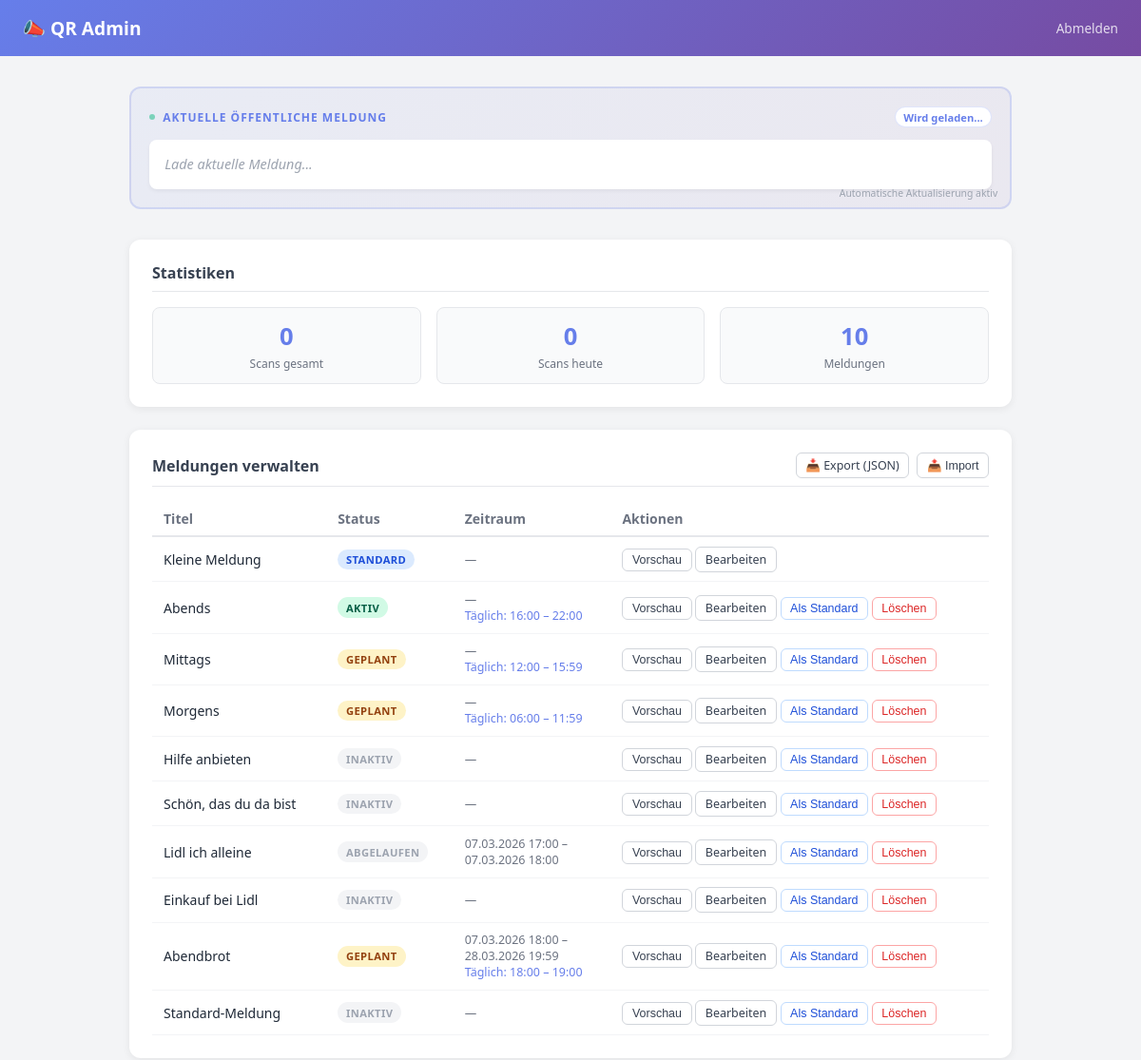
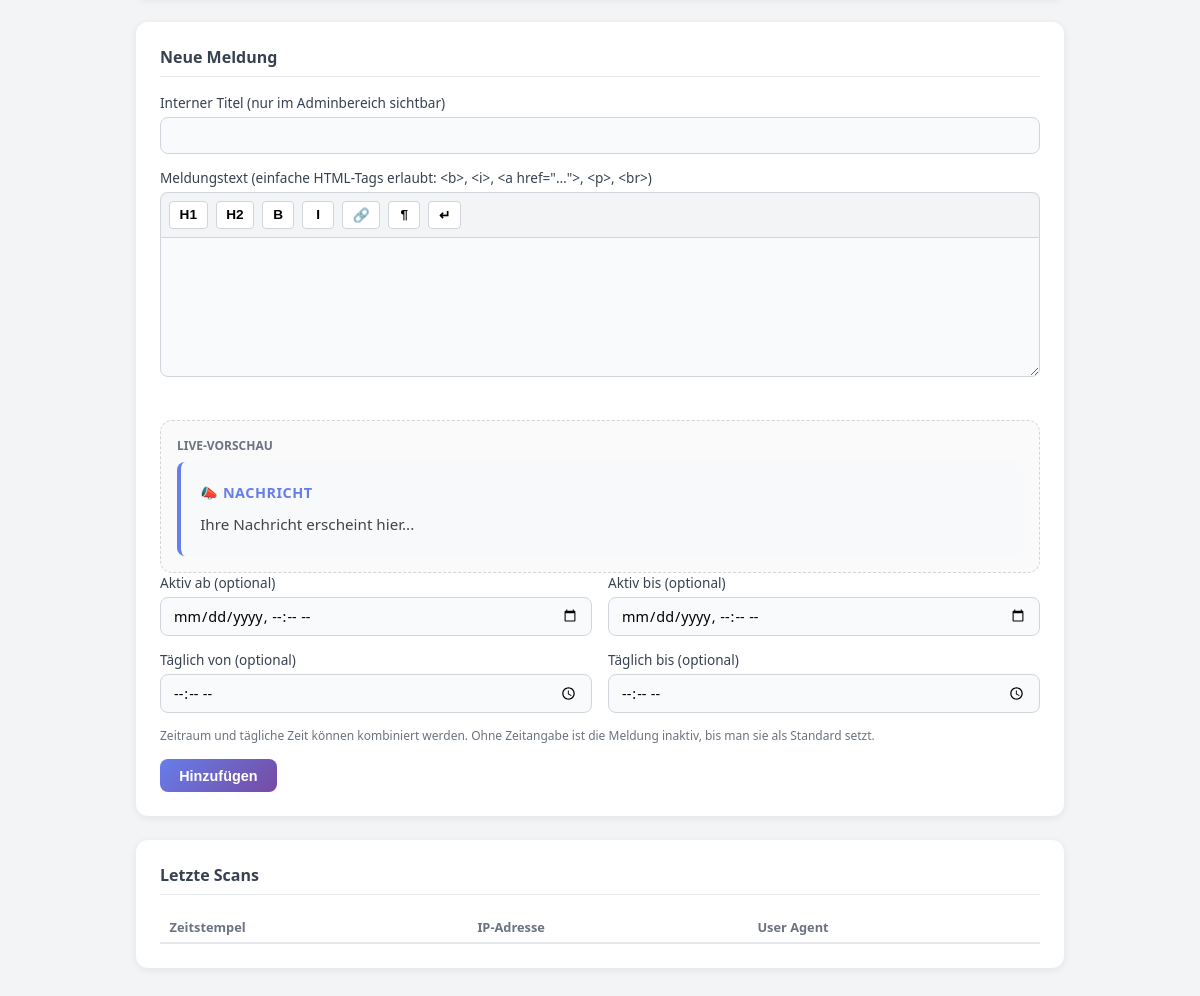
The page /admin/index.php (signed in) on the database its author committed (2 pictures, top to bottom).
### tables this page shows
CREATE TABLE `messages` (
  `id` int(11) NOT NULL,
  `title` varchar(255) NOT NULL,
  `content` text NOT NULL,
  `active_from` datetime DEFAULT NULL,
  `active_until` datetime DEFAULT NULL,
  `daily_start` time DEFAULT NULL,
  `daily_end` time DEFAULT NULL,
  `is_default` tinyint(1) NOT NULL DEFAULT 0,
  `created_at` timestamp NOT NULL DEFAULT current_timestamp()
);

### lib/db.php (called while the page is built, shortened)
<?php
function get_pdo(): PDO
{
    static $pdo = null;
    if ($pdo === null) {
        $dsn = 'mysql:host=' . DB_HOST . ';dbname=' . DB_NAME . ';charset=utf8mb4';
        $opts = [
            PDO::ATTR_ERRMODE => PDO::ERRMODE_EXCEPTION,
            PDO::ATTR_DEFAULT_FETCH_MODE => PDO::FETCH_ASSOC,
            PDO::ATTR_EMULATE_PREPARES => false,
        ];
        $pdo = new PDO($dsn, DB_USER, DB_PASS, $opts);
    }
    return $pdo;
}
function get_all_messages(): array
{
    $pdo = get_pdo();
    return $pdo->query(
        "SELECT id, title, content, active_from, active_until, daily_start, daily_end, is_default, created_at
         FROM `messages` ORDER BY is_default DESC, created_at DESC"
    )->fetchAll();
}
function count_all_scans(): int
{
    $pdo = get_pdo();
    return (int)($pdo->query('SELECT COUNT(*) as cnt FROM `scans`')->fetch()['cnt'] ?? 0);
}
function count_today_scans(): int
{
    $pdo = get_pdo();
    return (int)($pdo->query("SELECT COUNT(*) as cnt FROM `scans` WHERE DATE(ts) = CURDATE()")->fetch()['cnt'] ?? 0);
}
?>

### admin/index.php (the view, shortened to what this page needs)
<?php
require_once __DIR__ . '/../lib/db.php';
$editing = null;
$messages     = get_all_messages();
$total_scans  = count_all_scans();
$today_scans  = count_today_scans();
$now = new DateTimeImmutable('now');
function message_status(array $m, DateTimeImmutable $now): string
{
    if ($m['is_default']) return 'standard';
    if ($m['active_from'] && $m['active_until']) {
        $from  = new DateTimeImmutable($m['active_from']);
        $until = new DateTimeImmutable($m['active_until']);
        if ($now >= $from && $now <= $until) {
            if ($m['daily_start'] && $m['daily_end']) {
                $time = $now->format('H:i:s');
                return 'scheduled';
            }
            return 'active';
        }
        return 'expired';
    }
    if ($m['daily_start'] && $m['daily_end']) {
        $time = $now->format('H:i:s');
        if (($m['daily_start'] <= $m['daily_end'] && $time >= $m['daily_start'] && $time <= $m['daily_end']) ||
            ($m['daily_start'] > $m['daily_end'] && ($time >= $m['daily_start'] || $time <= $m['daily_end']))) {
            return 'active';
        }
        return 'scheduled';
    }
    return 'inactive';
}
?><!doctype html>
<html lang="de">
<head>
</head>
<body>
<header>
  <h1>📣 QR Admin</h1>
  <a href="logout.php">Abmelden</a>
</header>
<main>
  <div class="live-preview-card" id="live-dashboard-preview">
    <div class="live-preview-header">
      <div class="live-preview-title">
        <span class="refresh-dot"></span>
        Aktuelle öffentliche Meldung
      </div>
      <div id="live-preview-status" class="live-preview-status">Wird geladen...</div>
    </div>
    <div id="live-preview-render" class="live-preview-content">
      <div style="color:#9ca3af; font-style:italic">Lade aktuelle Meldung...</div>
    </div>
    <div class="refresh-indicator">
      Automatische Aktualisierung aktiv
    </div>
  </div>
  <div class="card">
    <h2>Statistiken</h2>
    <div class="stats">
      <div class="stat"><div class="stat-val"><?= $total_scans ?></div><div class="stat-lbl">Scans gesamt</div></div>
      <div class="stat"><div class="stat-val"><?= $today_scans ?></div><div class="stat-lbl">Scans heute</div></div>
      <div class="stat"><div class="stat-val"><?= count($messages) ?></div><div class="stat-lbl">Meldungen</div></div>
    </div>
  </div>
  <div class="card">
    <div style="display:flex; justify-content:space-between; align-items:center; margin-bottom: 1rem; border-bottom: 1px solid #e5e7eb; padding-bottom: .5rem;">
      <h2 style="margin-bottom:0; border-bottom:0; padding-bottom:0;">Meldungen verwalten</h2>
      <div style="display:flex; gap:0.5rem;">
        <a href="export_messages.php" class="act-btn btn-edit" style="text-decoration:none; display:flex; align-items:center; gap:0.3rem;">
          📥 Export (JSON)
        </a>
        <button onclick="document.getElementById('import-form').style.display='flex'" class="act-btn btn-edit" style="display:flex; align-items:center; gap:0.3rem;">
          📤 Import
        </button>
      </div>
    </div>
    <?php if (!empty($messages)): ?>
    <table class="msg-table">
      <thead><tr><th>Titel</th><th>Status</th><th>Zeitraum</th><th>Aktionen</th></tr></thead>
      <tbody>
      <?php foreach ($messages as $m):
        $st = message_status($m, $now);
      ?>
      <tr>
        <td><?= htmlspecialchars($m['title']) ?></td>
        <td>
          <span class="badge badge-<?= $st ?>">
            <?= ['standard'=>'Standard','active'=>'Aktiv','scheduled'=>'Geplant','expired'=>'Abgelaufen','inactive'=>'Inaktiv'][$st] ?>
          </span>
        </td>
        <td style="font-size:.78rem;color:#6b7280">
          <?php if ($m['active_from'] && $m['active_until']): ?>
            <?= date('d.m.Y H:i', strtotime($m['active_from'])) ?> –<br>
            <?= date('d.m.Y H:i', strtotime($m['active_until'])) ?>
          <?php else: echo '—'; endif; ?>
          <?php if ($m['daily_start'] && $m['daily_end']): ?>
            <br><span style="color:#667eea">Täglich: <?= substr($m['daily_start'], 0, 5) ?> – <?= substr($m['daily_end'], 0, 5) ?></span>
          <?php endif; ?>
        </td>
        <td>
          <button class="act-btn btn-edit" style="border-color:#d1d5db;color:#374151"
                  onclick="openPreview(this)"
                  data-content="<?= htmlspecialchars($m['content']) ?>">Vorschau</button>
          <a class="act-btn btn-edit" href="?edit=<?= $m['id'] ?>">Bearbeiten</a>
          <?php if (!$m['is_default']): ?>
            <form method="post" action="save.php" style="display:inline">
              <button class="act-btn btn-std" type="submit">Als Standard</button>
            </form>
            <form method="post" action="save.php" style="display:inline" onsubmit="return confirm('Meldung löschen?')">
              <button class="act-btn btn-del" type="submit">Löschen</button>
            </form>
          <?php endif; ?>
        </td>
      </tr>
      <?php endforeach; ?>
      </tbody>
    </table>
    <?php endif; ?>
  </div>
  <div class="card">
    <h2><?= $editing ? 'Meldung bearbeiten' : 'Neue Meldung' ?></h2>
    <form method="post" action="save.php">
      <label>Interner Titel (nur im Adminbereich sichtbar)</label>
      <input type="text" name="title" required maxlength="255"
             value="<?= $editing ? htmlspecialchars($editing['title']) : '' ?>">
      <label>Meldungstext (einfache HTML-Tags erlaubt: &lt;b&gt;, &lt;i&gt;, &lt;a href="…"&gt;, &lt;p&gt;, &lt;br&gt;)</label>
      <div class="toolbar">
        <button type="button" class="toolbar-btn" onclick="insertTag('<h1>', '</h1>')" title="Überschrift 1">H1</button>
        <button type="button" class="toolbar-btn" onclick="insertTag('<h2>', '</h2>')" title="Überschrift 2">H2</button>
        <button type="button" class="toolbar-btn" onclick="insertTag('<b>', '</b>')" title="Fett"><b>B</b></button>
        <button type="button" class="toolbar-btn" onclick="insertTag('<i>', '</i>')" title="Kursiv"><i>I</i></button>
        <button type="button" class="toolbar-btn" onclick="insertLink()" title="Link">🔗</button>
        <button type="button" class="toolbar-btn" onclick="insertTag('<p>', '</p>')" title="Absatz">¶</button>
        <button type="button" class="toolbar-btn" onclick="insertTag('<br>', '')" title="Zeilenumbruch">↵</button>
      </div>
      <textarea name="content" id="msg-content" required><?= $editing ? htmlspecialchars($editing['content']) : '' ?></textarea>
      <div class="preview-container">
        <span class="preview-label">Live-Vorschau</span>
        <div class="message-box">
          <strong>📣 Nachricht</strong>
          <div id="preview-render"><?= $editing ? $editing['content'] : 'Ihre Nachricht erscheint hier...' ?></div>
        </div>
      </div>
      <div class="form-row">
        <div>
          <label>Aktiv ab (optional)</label>
          <input type="datetime-local" name="active_from"
                 value="<?= $editing && $editing['active_from'] ? date('Y-m-d\TH:i', strtotime($editing['active_from'])) : '' ?>">
        </div>
        <div>
          <label>Aktiv bis (optional)</label>
          <input type="datetime-local" name="active_until"
                 value="<?= $editing && $editing['active_until'] ? date('Y-m-d\TH:i', strtotime($editing['active_until'])) : '' ?>">
        </div>
      </div>
      <div class="form-row">
        <div>
          <label>Täglich von (optional)</label>
          <input type="time" name="daily_start"
                 value="<?= $editing && $editing['daily_start'] ? substr($editing['daily_start'], 0, 5) : '' ?>">
        </div>
        <div>
          <label>Täglich bis (optional)</label>
          <input type="time" name="daily_end"
                 value="<?= $editing && $editing['daily_end'] ? substr($editing['daily_end'], 0, 5) : '' ?>">
        </div>
      </div>
      <p class="hint">Zeitraum und tägliche Zeit können kombiniert werden. Ohne Zeitangabe ist die Meldung inaktiv, bis man sie als Standard setzt.</p>
      <button class="btn-primary" type="submit"><?= $editing ? 'Speichern' : 'Hinzufügen' ?></button>
    </form>
  </div>
  <div class="card">
    <h2>Letzte Scans</h2>
    <table class="scan-table">
      <thead><tr><th>Zeitstempel</th><th>IP-Adresse</th><th>User Agent</th></tr></thead>
    </table>
  </div>
</main>
</body>
</html>

### rows shown on the page
messages: title "Kleine Meldung", is_default "STANDARD"
messages: title "Abends", daily_start+daily_end "AKTIV", daily_start "16:00", daily_end "22:00"
messages: title "Mittags", daily_start+daily_end "GEPLANT", daily_start "12:00", daily_end "15:59"
messages: title "Morgens", daily_start+daily_end "GEPLANT", daily_start "06:00", daily_end "11:59"
messages: title "Hilfe anbieten", standard "INAKTIV"
messages: title "Schön, das du da bist", standard "INAKTIV"
messages: title "Lidl ich alleine", active_from+active_until "ABGELAUFEN", active_from "07.03.2026 17:00", active_until "07.03.2026 18:00"
messages: title "Einkauf bei Lidl", standard "INAKTIV"
messages: title "Abendbrot", daily_start+daily_end "GEPLANT", active_from "07.03.2026 18:00", active_until "28.03.2026 19:59", daily_start "18:00", daily_end "19:00"
messages: title "Standard-Meldung", standard "INAKTIV"

### other values the page prints
$total_scans "0"
$today_scans "0"
count($messages) "10"
